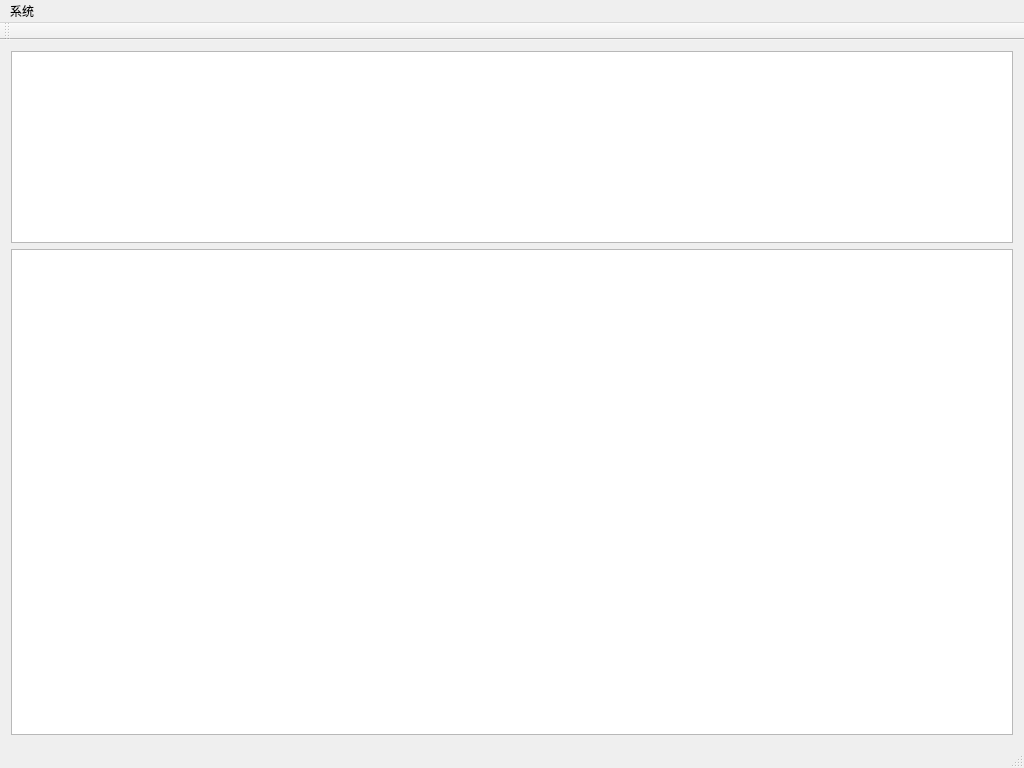
<?xml version="1.0" encoding="UTF-8"?>
<ui version="4.0">
 <class>wshProxyClass</class>
 <widget class="QMainWindow" name="wshProxyClass">
  <property name="geometry">
   <rect>
    <x>0</x>
    <y>0</y>
    <width>1024</width>
    <height>768</height>
   </rect>
  </property>
  <property name="windowTitle">
   <string>wshProxy</string>
  </property>
  <widget class="QWidget" name="centralWidget">
   <layout class="QVBoxLayout" name="verticalLayout">
    <item>
     <widget class="QTreeView" name="treeView">
      <property name="sizePolicy">
       <sizepolicy hsizetype="Expanding" vsizetype="Fixed">
        <horstretch>0</horstretch>
        <verstretch>0</verstretch>
       </sizepolicy>
      </property>
      <property name="minimumSize">
       <size>
        <width>800</width>
        <height>180</height>
       </size>
      </property>
     </widget>
    </item>
    <item>
     <widget class="QTextBrowser" name="textBrowser">
      <property name="minimumSize">
       <size>
        <width>800</width>
        <height>100</height>
       </size>
      </property>
     </widget>
    </item>
   </layout>
  </widget>
  <widget class="QMenuBar" name="menuBar">
   <property name="geometry">
    <rect>
     <x>0</x>
     <y>0</y>
     <width>1024</width>
     <height>22</height>
    </rect>
   </property>
   <widget class="QMenu" name="menu">
    <property name="title">
     <string>系统</string>
    </property>
    <addaction name="actionStart"/>
    <addaction name="actionStop"/>
    <addaction name="separator"/>
    <addaction name="actionConfig"/>
    <addaction name="separator"/>
    <addaction name="actionExit"/>
   </widget>
   <addaction name="menu"/>
  </widget>
  <widget class="QToolBar" name="mainToolBar">
   <attribute name="toolBarArea">
    <enum>TopToolBarArea</enum>
   </attribute>
   <attribute name="toolBarBreak">
    <bool>false</bool>
   </attribute>
  </widget>
  <widget class="QStatusBar" name="statusBar"/>
  <action name="actionStart">
   <property name="text">
    <string>启动</string>
   </property>
  </action>
  <action name="actionStop">
   <property name="text">
    <string>停止</string>
   </property>
  </action>
  <action name="actionExit">
   <property name="text">
    <string>退出</string>
   </property>
  </action>
  <action name="actionConfig">
   <property name="text">
    <string>配置</string>
   </property>
  </action>
 </widget>
 <layoutdefault spacing="6" margin="11"/>
 <resources>
  <include location="wshProxy.qrc"/>
 </resources>
 <connections/>
</ui>
